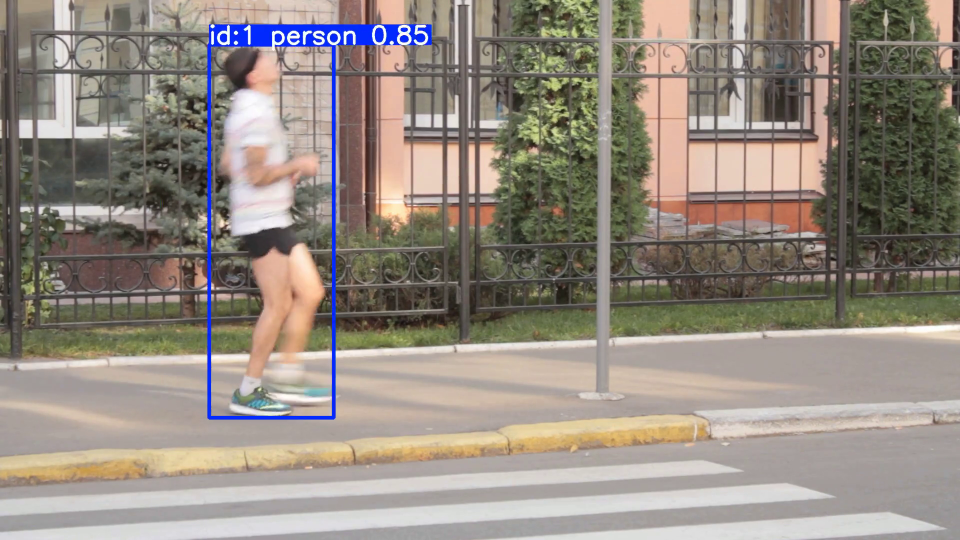
#> input picture frame 12 of runs/detect/track/13413819-hd_1920_1080_30fps.mp4, 1920 x 1080 px, given in place of 2021-10-22_16-35-35_cropped_m.mp4, which was not available (shown at 1/2 size)
$ jupyter execute downscale_vid.ipynb
#> lines starting #> are read from the running program, lines starting #| are printed output that depends on the picture
[cell 1]
import cv2

# Input and output paths
input_video_path =  "/home/wildmosquit0/git/Mosquito_Supermodel/runs/predict/exp12/2021-10-22_16-35-35_cropped_m.mp4" # Replace with your video file path
output_video_path = "/home/wildmosquit0/git/Mosquito_Supermodel/runs/predict/exp12/2021-10-22_16-35-35_cropped_low_res.mp4"
scale_factor = 0.6 # Set scaling factor (e.g., 0.5 to reduce size by half)

# Open the video file
cap = cv2.VideoCapture(input_video_path)

# Check if video opened successfully
if not cap.isOpened():
    print("Error: Cannot open video file.")
    exit()

# Get original video properties
original_width = int(cap.get(cv2.CAP_PROP_FRAME_WIDTH))
original_height = int(cap.get(cv2.CAP_PROP_FRAME_HEIGHT))
fps = cap.get(cv2.CAP_PROP_FPS)
frame_count = int(cap.get(cv2.CAP_PROP_FRAME_COUNT))

# Compute new dimensions
new_width = int(original_width * scale_factor)
new_height = int(original_height * scale_factor)

# Define the codec and create VideoWriter object
fourcc = cv2.VideoWriter_fourcc(*'mp4v')  # Codec for .mp4 format
out = cv2.VideoWriter(output_video_path, fourcc, fps, (new_width, new_height))

print(f"Resizing video from {original_width}x{original_height} to {new_width}x{new_height}...")

# Process each frame
while cap.isOpened():
    ret, frame = cap.read()
#> frame is the input picture: shape (1080, 1920, 3); mean B, G, R 128.3, 138, 147.1
    if not ret:
        break

    # Resize the frame
    resized_frame = cv2.resize(frame, (new_width, new_height), interpolation=cv2.INTER_AREA)
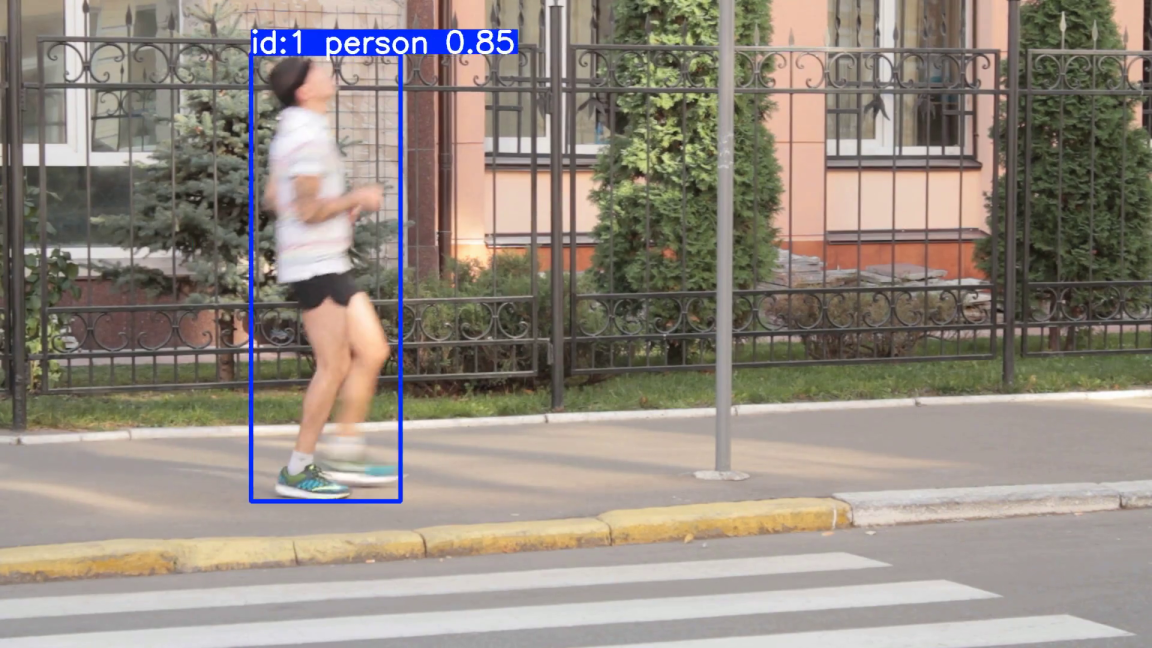
#> resized_frame: shape (648, 1152, 3); mean B, G, R 128.3, 138, 147.1

    # Write the resized frame to the output video
    out.write(resized_frame)

# Release resources
cap.release()
out.release()

print(f"Video has been resized and saved to {output_video_path}.")


$ run again, starting later in the video
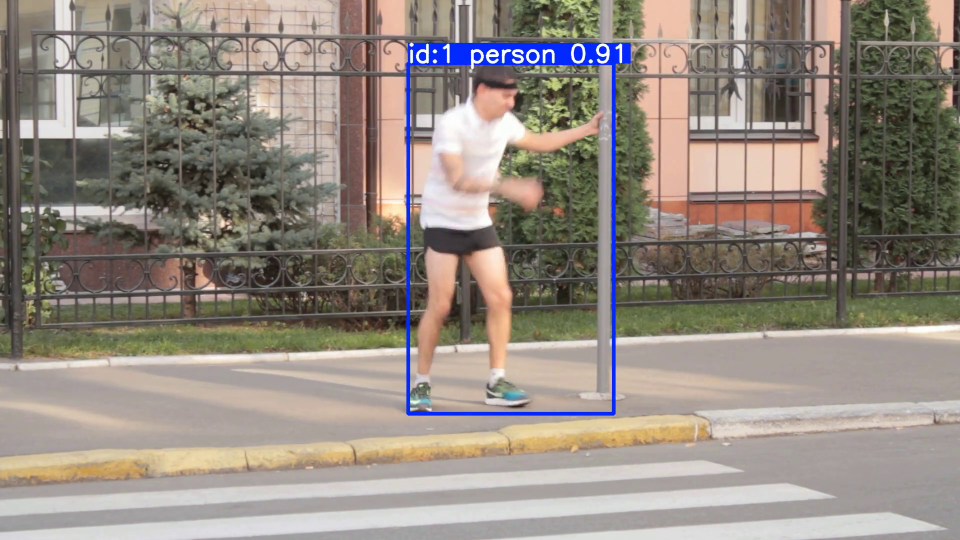
#> input picture frame 56 of runs/detect/track/13413819-hd_1920_1080_30fps.mp4, 1920 x 1080 px, given in place of 2021-10-22_16-35-35_cropped_m.mp4, which was not available (shown at 1/2 size)
#> frame is the input picture: shape (1080, 1920, 3); mean B, G, R 128.8, 138, 147.2
#> `resized_frame = cv2.resize(frame, (new_width, new_height), interpolati..`:
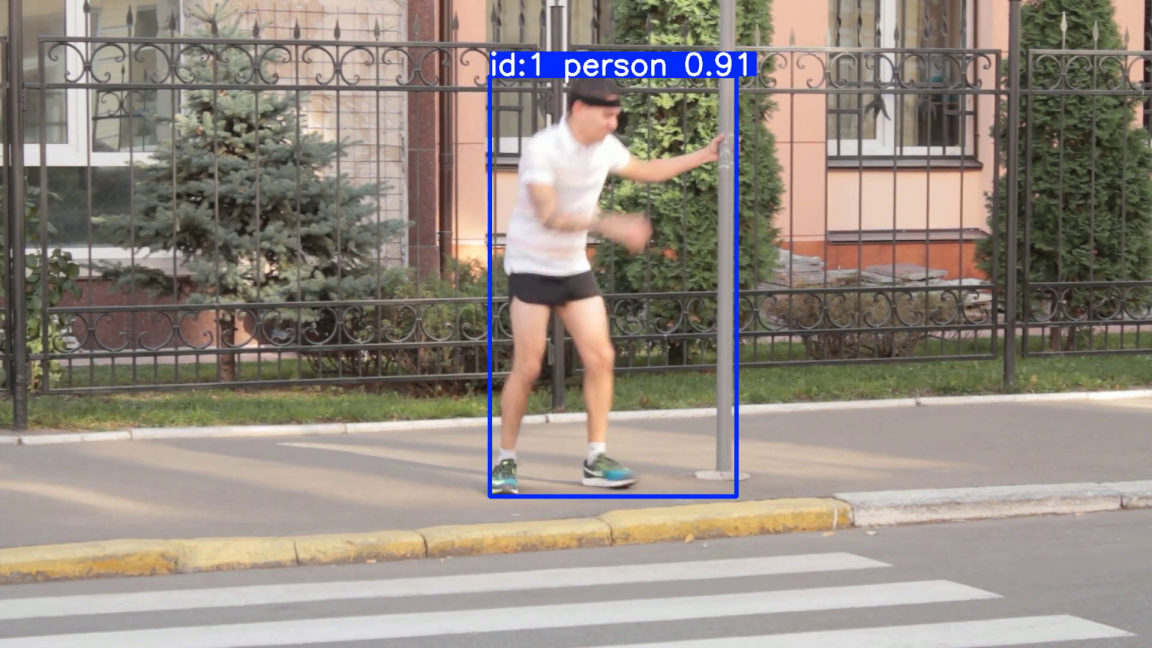
#> resized_frame: shape (648, 1152, 3); mean B, G, R 128.8, 138, 147.2

$ run again, starting later in the video
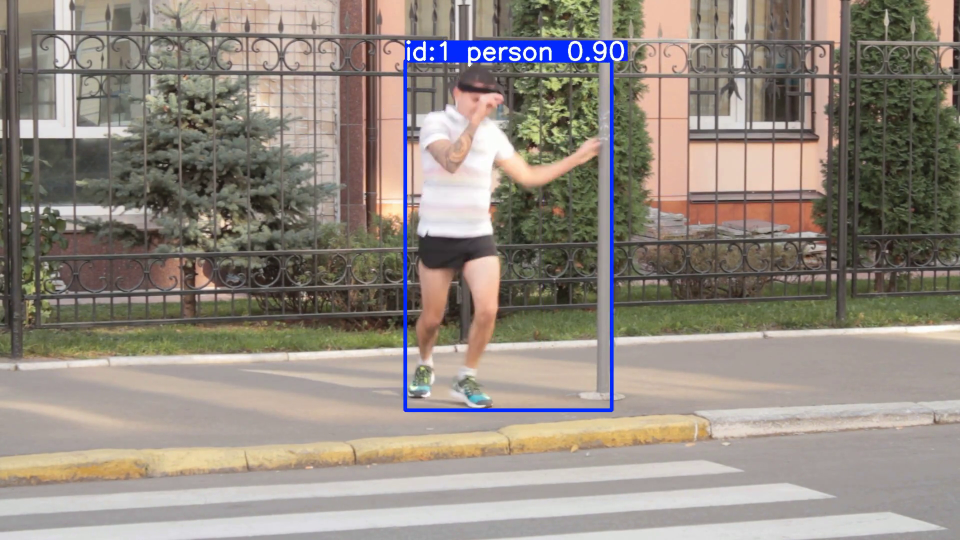
#> input picture frame 100 of runs/detect/track/13413819-hd_1920_1080_30fps.mp4, 1920 x 1080 px, given in place of 2021-10-22_16-35-35_cropped_m.mp4, which was not available (shown at 1/2 size)
#> frame is the input picture: shape (1080, 1920, 3); mean B, G, R 128.3, 137.7, 146.4
#> `resized_frame = cv2.resize(frame, (new_width, new_height), interpolati..`:
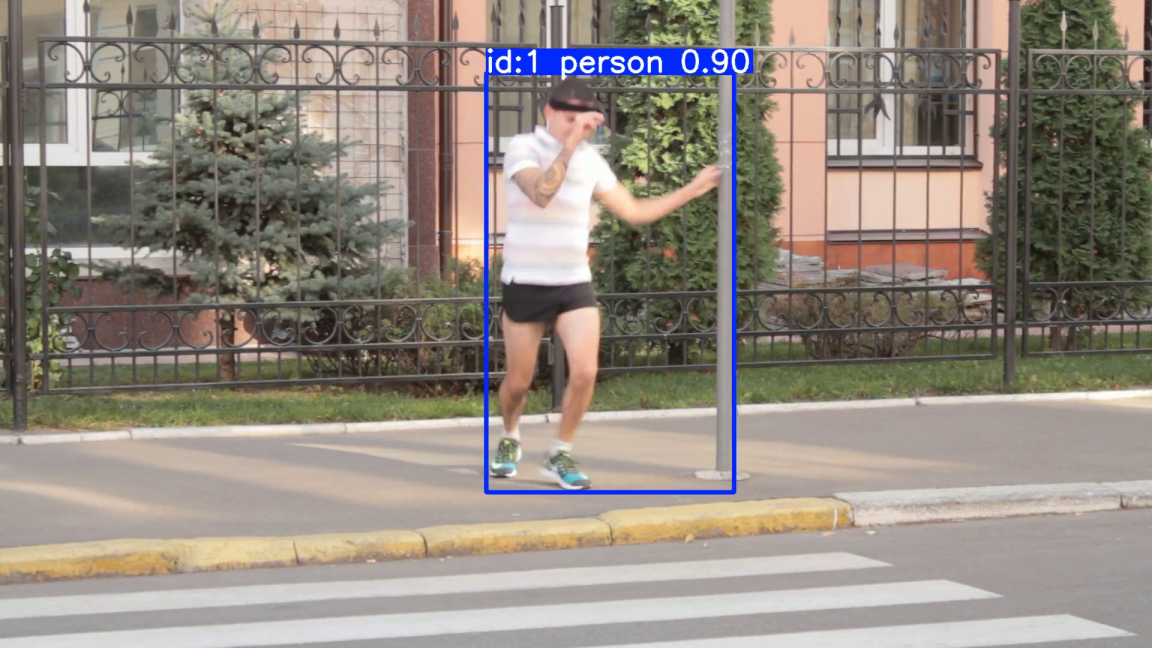
#> resized_frame: shape (648, 1152, 3); mean B, G, R 128.3, 137.7, 146.4
